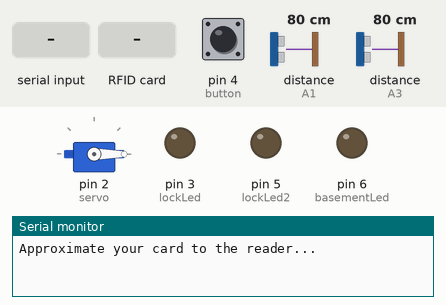
The sketch below on a simulated Arduino Uno, built with avr-gcc and run on an emulated ATmega328P. On the bench: servo, output pins drawn as LEDs (lit = HIGH), the last lines printed to the serial monitor. Wiring (inferred from the names in the program): ultrasonic range finder: trigger A0; echo A1. The inputs (shaded band) are chosen by the test bench; at power-on: pin 4 (button) HIGH, distance to the obstacle (sensors on A1, A3) 80 cm. The echo pulse lasts 58.3 µs per cm; pins used as bus, display or sensor lines are not drawn.

Above: at 1.2 s.
1.3 s: pin 4 (button) pulled LOW for 3.2 s
At 2.3 s:
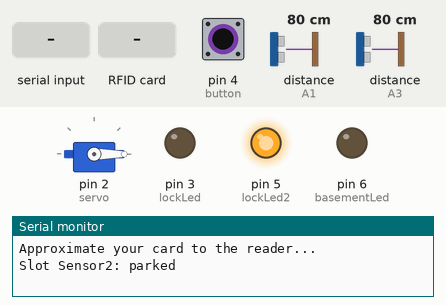
7.5 s: "E3 4B B3 18" received over Serial
At 8.5 s:
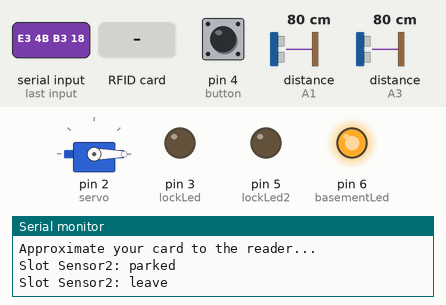
9.0 s: RFID card E3 4B B3 18 held to the reader
At 9.6 s:
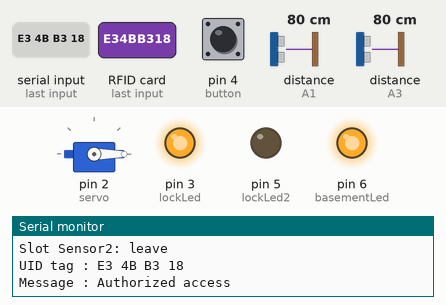
12.0 s: pin 4 (button) pulled LOW for 0.15 s
At 13.3 s:
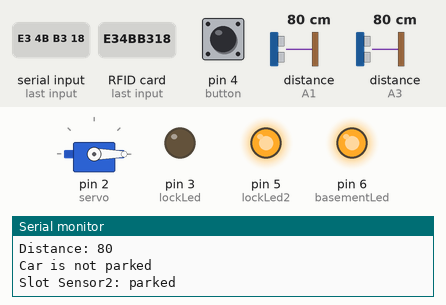
15.1 s: "1\n" received over Serial
At 16.3 s:
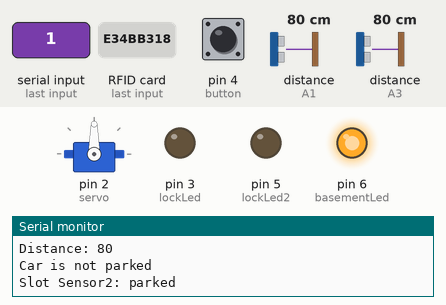
16.6 s: "4\n" received over Serial
At 17.3 s:
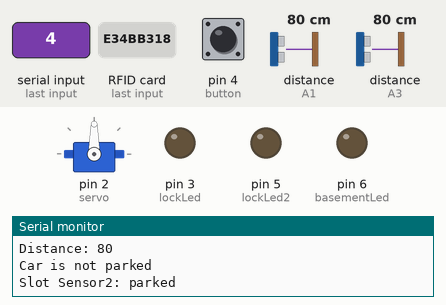
Timing chart, 0 to 19.1 s (numbered marks = the images above; inputs shaded):
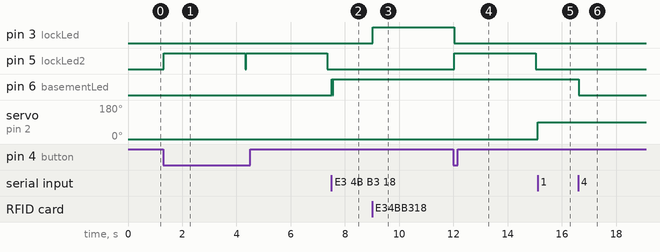

Measured:
- after the input at 1.3 s, pin 5 (lockLed2): alternates HIGH for 3.0 s and LOW for 0.03 s, starting at once
- after the input at 7.5 s, pin 6 (basementLed): LOW → HIGH at once, → LOW 0.03 s later, → HIGH 0.03 s later
- after the input at 9.0 s, pin 3 (lockLed): LOW → HIGH at once
- after the input at 12.0 s, pin 5 (lockLed2): LOW → HIGH at once, → LOW 3.0 s later
- after the input at 15.1 s, servo on pin 2 (servo): 0° → 90° at once
- after the input at 16.6 s, pin 6 (basementLed): HIGH → LOW at once

The sketch:

sketch_nov05aIoT__Launcher_v2_4-11-2021.ino
```cpp
#include <Servo.h>
#include <MFRC522.h>
#include <SPI.h>

Servo servo;
int SS_PIN = 10;
int RST_PIN = 9;
MFRC522 mfrc522(SS_PIN, RST_PIN);
int trigPin = A0;
int echoPin = A1;
int trigPin2 = A2;
int echoPin2 = A3;
int lockLed = 3;
int button = 4;
int lockLed2 = 5;
int basementLed = 6;

unsigned int pinStatus = 0;
long distance;
int secondslot;

void setup() {
  // put your setup code here, to run once:
  Serial.begin(9600);
  pinMode(trigPin, OUTPUT);
  pinMode(echoPin, INPUT);
  pinMode(trigPin2, OUTPUT);
  pinMode(echoPin2, INPUT);
  pinMode(lockLed, OUTPUT);
  pinMode(lockLed2, OUTPUT);
  pinMode(basementLed, OUTPUT);
  pinMode(button, INPUT_PULLUP);
  servo.attach(2);
  servo.write(0);
  SPI.begin();
  mfrc522.PCD_Init();
  digitalWrite(lockLed, LOW);
  digitalWrite(lockLed2, LOW);
  digitalWrite(basementLed, LOW);
  Serial.println("Approximate your card to the reader...");
}

void RFID()
{
  // Look for new cards
  if ( ! mfrc522.PICC_IsNewCardPresent())
  {
    return;
  }
  // Select one of the cards
  if ( ! mfrc522.PICC_ReadCardSerial())
  {
    return;
  }
  //Show UID on serial monitor
  Serial.print("UID tag :");
  String content= "";
  byte letter;
  for (byte i = 0; i < mfrc522.uid.size; i++)
  {
     Serial.print(mfrc522.uid.uidByte[i] < 0x10 ? " 0" : " ");
     Serial.print(mfrc522.uid.uidByte[i], HEX);
     content.concat(String(mfrc522.uid.uidByte[i] < 0x10 ? " 0" : " "));
     content.concat(String(mfrc522.uid.uidByte[i], HEX));
  }
  Serial.println();
  Serial.print("Message : ");
  content.toUpperCase();
  if (content.substring(1) == "E3 4B B3 18") //change here the UID of the card/cards that you want to give access
  {
    //parking lock dropped down, when RFID tag is valid
    Serial.println("Authorized access");
    Serial.println();
    digitalWrite(lockLed, HIGH);
    delay(3000);
    SlotSensor();
  }

 else   {
    Serial.println(" Access denied");
    delay(3000);
  }
}

void SlotSensor()
{
  long duration;
  digitalWrite(trigPin2, LOW);
  delayMicroseconds(2);
  digitalWrite(trigPin2, HIGH);
  delayMicroseconds(10);
  digitalWrite(trigPin2, LOW);
  duration = pulseIn(echoPin2, HIGH);
  distance = (duration/2) / 29.1;
  Serial.print("Distance: ");
  Serial.println(distance);
  if(distance < 10 && distance > 3)
  {
    //car is parked, parking lock rise
    Serial.print("Slot Sensor: ");
    Serial.println("1");
    delay(3000);
    digitalWrite(lockLed, LOW);
  }
  else if(distance <= 3)
  {
    //ultrasonic sensor is cover by something, parking lock rise
    Serial.println("Vechile not detected (ERROR) Pls check!!");
    digitalWrite(lockLed, LOW);
  }
  else if(distance >= 10 && distance <= 20)
  {
    //car leave, parking lock rise
    Serial.println("Leave");
    delay(3000);
    digitalWrite(lockLed, LOW);
  }
  else
  {
    //car is not parked, parking lock rise
    Serial.println("Car is not parked");
    digitalWrite(lockLed, LOW);
  }
}

void SlotSensor2()
{
  if(digitalRead(button) == LOW && secondslot == 1)
  {
    digitalWrite(lockLed2, HIGH);
    Serial.println("Slot Sensor2: leave");
    delay(3000);
    digitalWrite(lockLed2, LOW);
    secondslot = 0;
  }

  else if(digitalRead(button) == LOW)
  {
    digitalWrite(lockLed2, HIGH);
    Serial.println("Slot Sensor2: parked");
    delay(3000);
    digitalWrite(lockLed2, LOW);
    secondslot = 1;
  }

}

void DoorSensor()
{
  long duration;
  digitalWrite(trigPin, LOW);
  delayMicroseconds(2);
  digitalWrite(trigPin, HIGH);
  delayMicroseconds(10);
  digitalWrite(trigPin, LOW);
  duration = pulseIn(echoPin, HIGH);
  distance = (duration/2) / 29.1;
  if(distance < 5)
  {
    Serial.print("Door Sensor: ");
    Serial.println("1");
    delay(2000);
  }
}

void reciever()
{
  if(Serial.available() > 0)
  {
    pinStatus = Serial.parseInt();
    switch (pinStatus)
    {
      case 1:
        servo.write(90); //open gate
        distance = 0;
        break;
      case 2:
        servo.write(0); //close gate
        break;
      case 3:
        digitalWrite(basementLed, HIGH); //open basement 2
        break;
      case 4:
        digitalWrite(basementLed, LOW);//close basement 2
        break;
      default:
        break;
    }
  }
}

void loop() {
  // put your main code here, to run repeatedly:
  DoorSensor();
  reciever();
  RFID();
  SlotSensor2();
}
```
